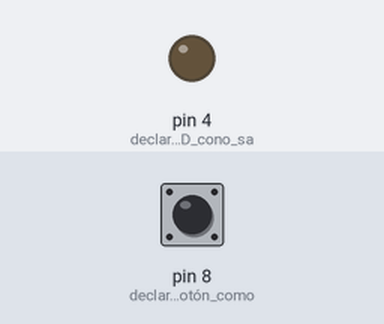
The sketch below on a simulated Arduino Uno, built with avr-gcc and run on an emulated ATmega328P. Shown: output pins drawn as LEDs (lit = HIGH). Inputs (shaded band) come from the test bench; at power-on: pin 8 (declaramos_el_botón_como) LOW.

Above: at 1.2 s.
1.3 s: pin 8 (declaramos_el_botón_como) pulled HIGH for 0.15 s
At 2.5 s:
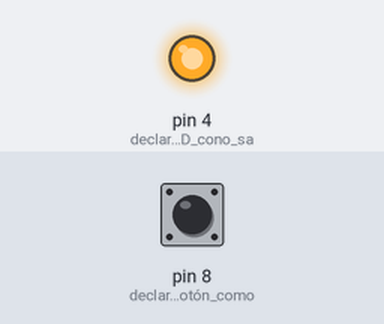
2.9 s: pin 8 (declaramos_el_botón_como) pulled HIGH for 1 s
At 3.9 s:
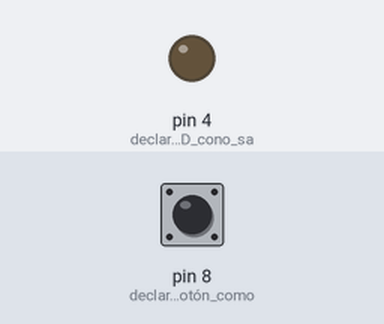
5.4 s: pin 8 (declaramos_el_botón_como) pulled HIGH for 3.2 s
At 5.8 s:
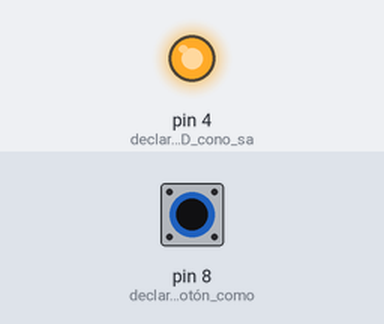
Timing chart, 0 to 8.4 s (numbered marks = the images above; inputs shaded):
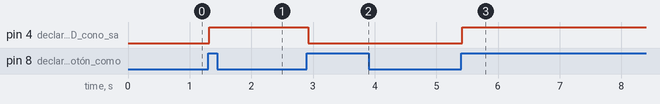

Measured:
- after the input at 1.3 s, pin 4 (declaramos_el_LED_cono_sa): LOW → HIGH at once
- after the input at 2.9 s, pin 4 (declaramos_el_LED_cono_sa): HIGH → LOW at once
- after the input at 5.4 s, pin 4 (declaramos_el_LED_cono_sa): LOW → HIGH at once

The sketch:

ejercicio_dos.ino
```cpp
int estado = 0;                //guarda el estado del botón
int estadoAnterior = 0;        //guardar el estado anterior del botón
int salida = 0;                //0 = LED está apagado, 1 = LED encendido
int precio=250;

void setup() {
  pinMode(8, INPUT);           //declaramos el botón como entrada
  pinMode(4, OUTPUT);          //declaramos el LED cono salida
}

void loop() {
  estado = digitalRead(8);     //leer el estado del botón

  if((estado == HIGH) && (estadoAnterior == LOW)){
    salida = 1 - salida;
    delay(20);
  }

  estadoAnterior = estado;     //guarda el valor actual

  if(precio==250){
    if(salida == 1){             //el estado está en alto
      digitalWrite(4, HIGH);     //encendemos el LED
    }
    else {                       //apagamos el LED
      digitalWrite(4, LOW);
    }
  }

}
```
